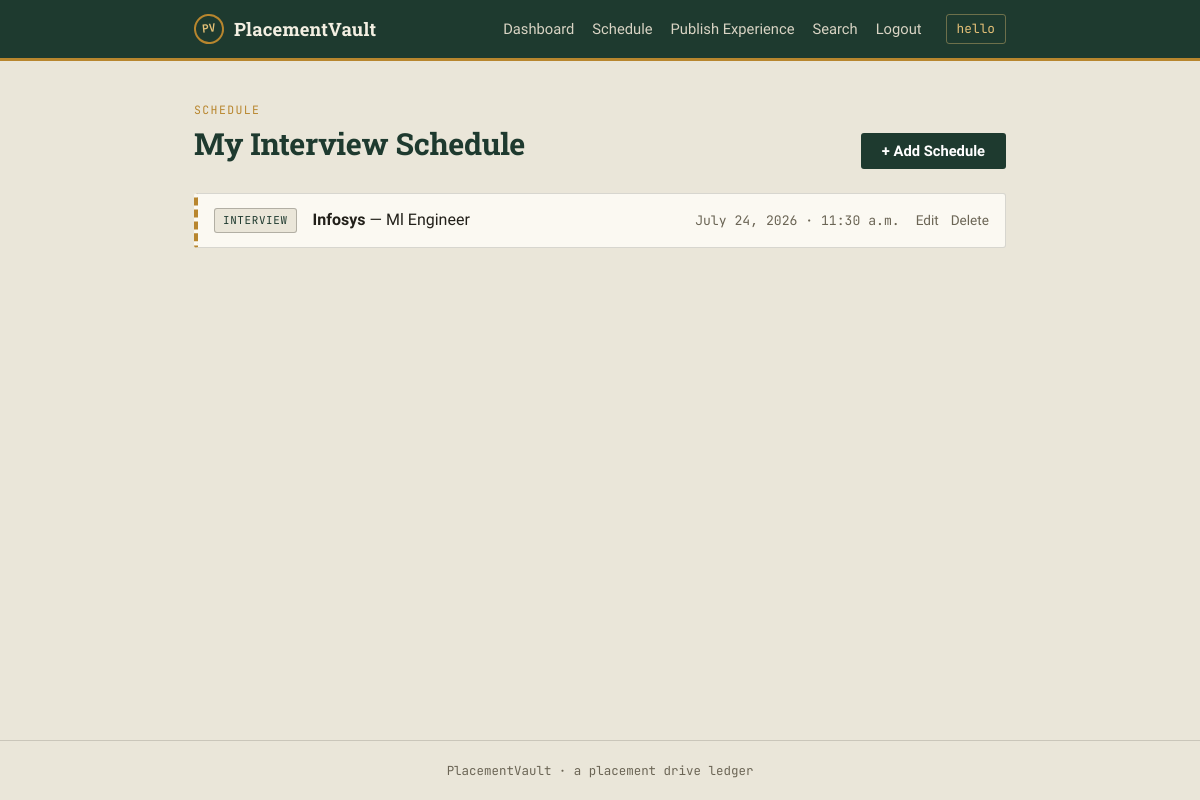
The page /schedule/ (signed in) on the database as committed earlier.
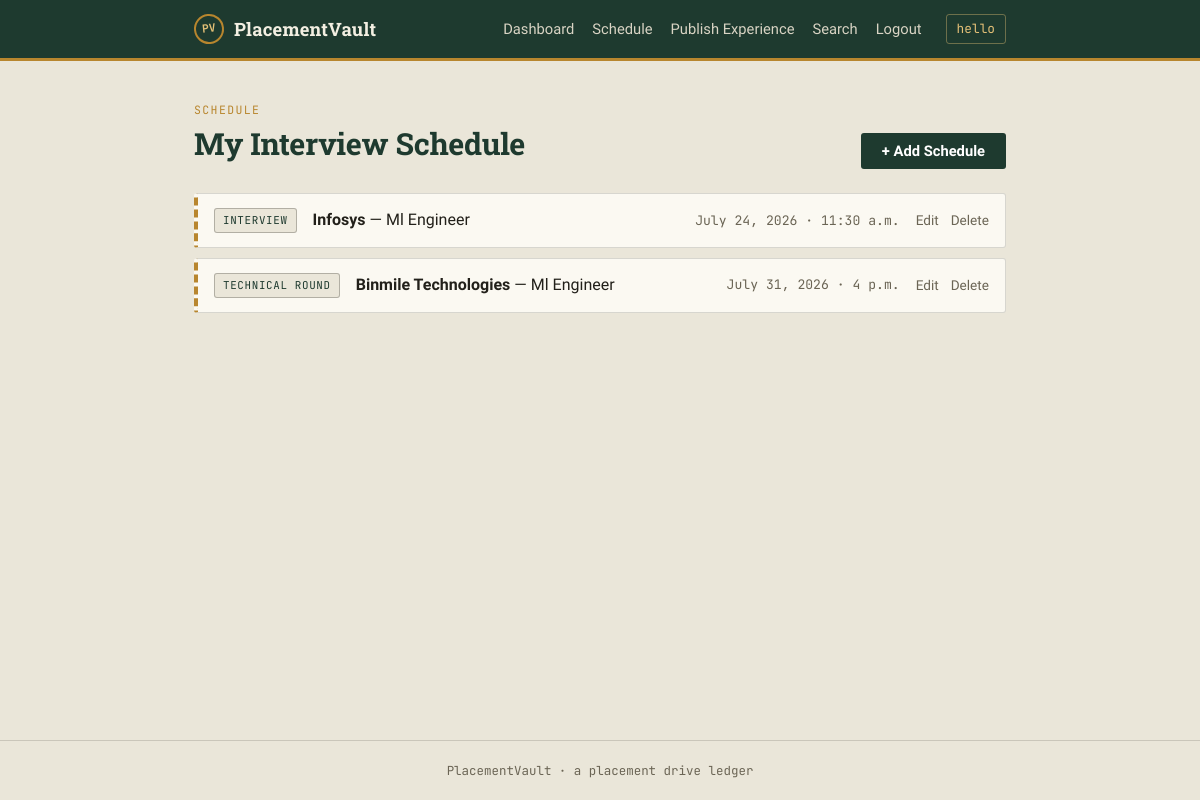
The same page on the database as committed later.
### placementvault/models.py (models this page shows, shortened)
class Schedule(models.Model):
    user = models.ForeignKey(User, on_delete=models.CASCADE, related_name='schedules')
    company_name = models.CharField(max_length=150)
    role = models.CharField(max_length=150)
    interview_round = models.CharField(max_length=150)
    date = models.DateField()
    time = models.TimeField()
    created_at = models.DateTimeField(auto_now_add=True)
    class Meta:
        ordering = ['date', 'time']

### placementvault/views.py (the view)
# urls.py: path('schedule/', views.schedule_list, name='schedule_list'),
@login_required
def schedule_list(request):
    schedules = Schedule.objects.filter(user=request.user)
    return render(request, 'schedule_list.html', {'schedules': schedules})

### templates/schedule_list.html (shortened to what this page needs)
{% extends 'base.html' %}
{% block content %}
<div class="page-header">
    <div>
        <p class="eyebrow">Schedule</p>
        <h1>My Interview Schedule</h1>
    </div>
    <a href="{% url 'schedule_add' %}" class="btn btn-primary">+ Add Schedule</a>
</div>
{% if schedules %}
<div class="ledger">
    {% for s in schedules %}
    <div class="ledger-row">
        <span class="ledger-badge">{{ s.interview_round }}</span>
        <div class="ledger-main">
            <strong>{{ s.company_name }}</strong> &mdash; {{ s.role }}
        </div>
        <div class="ledger-when">{{ s.date }} &middot; {{ s.time }}</div>
        <div class="row-actions">
            <a href="{% url 'schedule_edit' s.pk %}">Edit</a>
            <a href="{% url 'schedule_delete' s.pk %}" class="text-danger">Delete</a>
        </div>
    </div>
    {% endfor %}
</div>
{% else %}
<p class="empty-state">You haven't scheduled any interviews yet. <a href="{% url 'schedule_add' %}">Add your first one</a>.</p>
{% endif %}
{% endblock %}

Rows that differ between the two databases and show on the page:
added Schedule: interview_round "TECHNICAL ROUND", company_name "Binmile Technologies", role "Ml Engineer", date "July 31, 2026", time "4 p.m."
